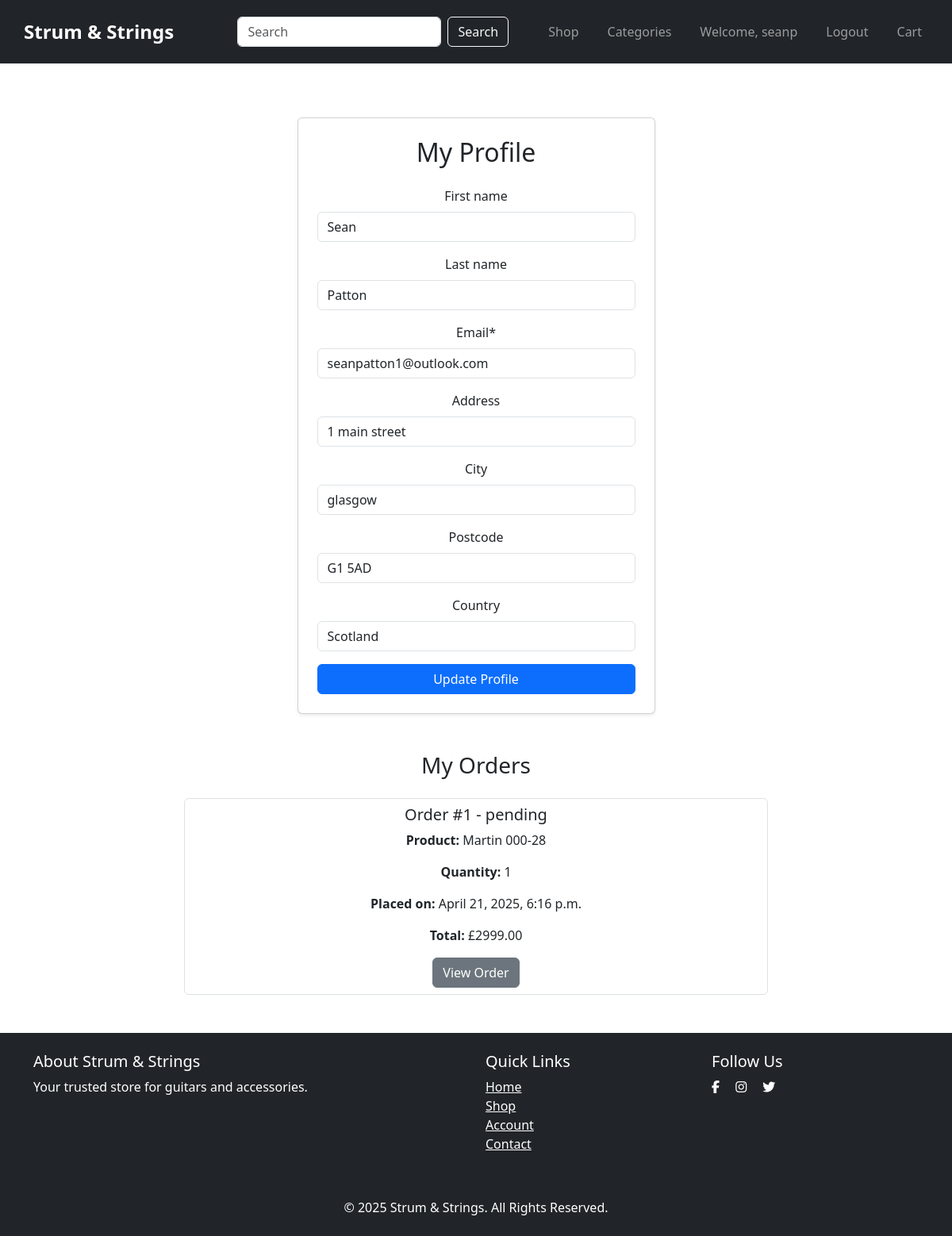
Page /accounts/profile/ (signed in) on the earlier database version.
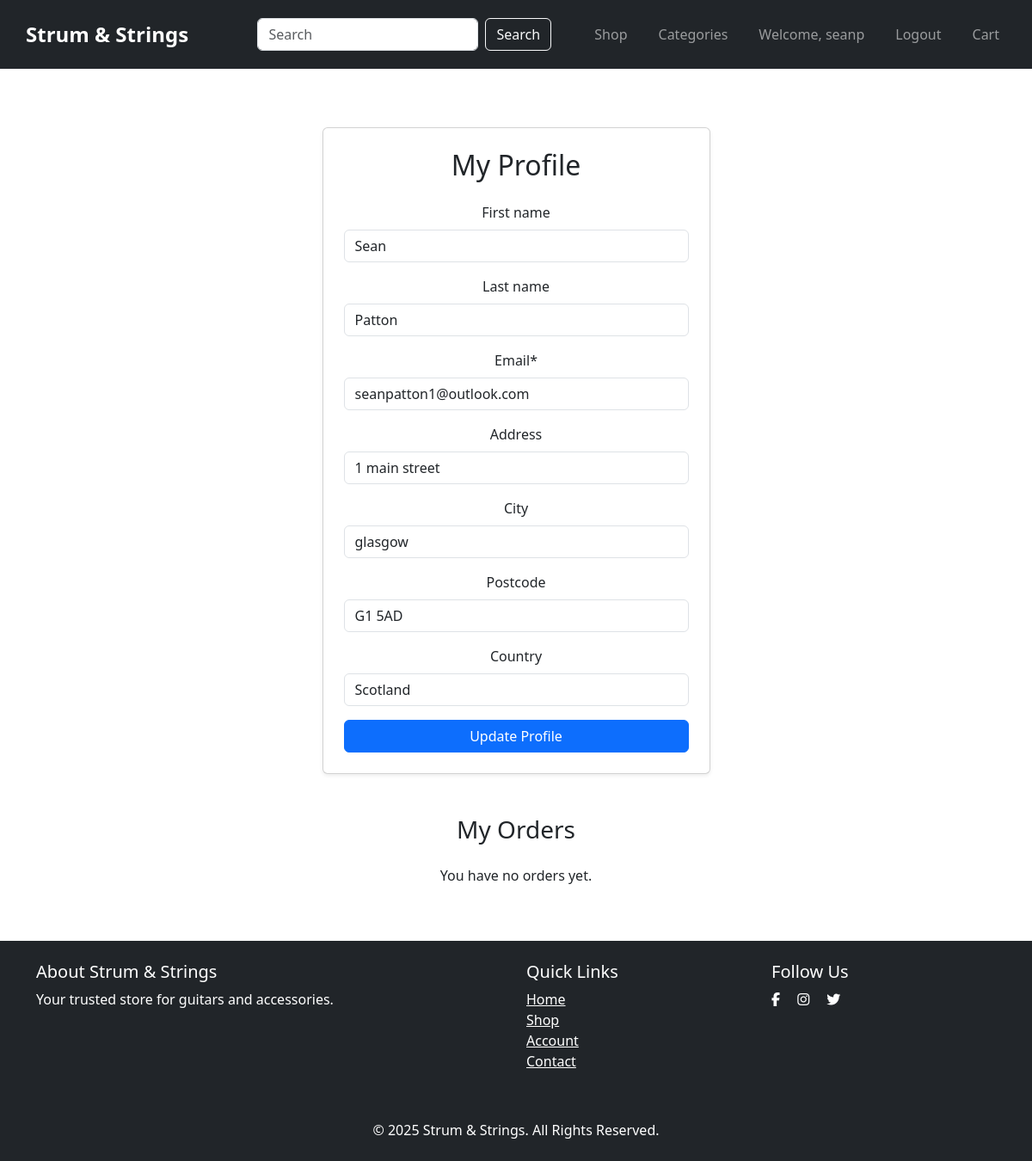
Same page on the later database version.
### orders/models.py (models this page shows, shortened)
class Order(models.Model):
    STATUS_CHOICES = [
        ('pending', 'Pending'),
        ('processing', 'Processing'),
        ('shipped', 'Shipped'),
        ('delivered', 'Delivered'),
        ('cancelled', 'Cancelled'),
    ]
    user = models.ForeignKey(User, on_delete=models.CASCADE)
    product = models.ForeignKey(Product, on_delete=models.CASCADE)
    quantity = models.PositiveIntegerField(default=1)
    order_date = models.DateTimeField(auto_now_add=True)
    status = models.CharField(max_length=20, choices=STATUS_CHOICES, default='pending')
    def total_price(self):
        if self.product:
            return self.product.price * self.quantity
        return 0

### products/models.py (models this page shows, shortened)
class Product(models.Model):
    name = models.CharField(max_length=200)
    brand = models.CharField(
        max_length=100,
        help_text="e.g. Gibson, Martin, Yamaha, Fender, etc.",
        default="Unknown",
    )
    category = models.ForeignKey(
        Category,
        on_delete=models.CASCADE,
        related_name='products'
    )
    model = models.CharField(
        max_length=100,
        help_text="e.g. Stratocaster, Les Paul, Dreadnought, etc."
    )
    image = models.ImageField(
        upload_to='products/',
        blank=True,
        null=True
    )
    short_description = models.TextField(blank=True)
    price = models.DecimalField(
        max_digits=8,
        decimal_places=2,
        default=0.00,
        help_text="Price in GBP (e.g. 499.99)"
    )

### accounts/views.py (the view)
# urls.py: path('profile/', views.profile, name='profile'),
@login_required
def profile(request):
    user_profile, created = UserProfile.objects.get_or_create(user=request.user)
    orders = Order.objects.filter(user=request.user)
    if request.method == 'POST':
        form = ProfileForm(request.POST, instance=user_profile)
        if form.is_valid():
            form.save()
            messages.success(request, "Your profile has been updated successfully!")
            return redirect('accounts:profile')
    else:
        form = ProfileForm(instance=user_profile)
    return render(request, 'accounts/profile.html', {
        'form': form,
        'orders': orders,  # Pass orders to the template
    })

### cart/context_processors.py (called while the page is built)
def cart_item_count(request):
    if request.user.is_authenticated:
        count = CartItem.objects.filter(user=request.user).count()
    else:
        count = 0
    return {'cart_item_count': count}

### accounts/templates/accounts/profile.html (shortened to what this page needs)
{% extends 'base.html' %}
{% load crispy_forms_tags %}
{% load static %}
{% block main_class %}container py-5{% endblock %}
{% block extra_css %}
    {{ block.super }}
    <link rel="stylesheet" href="{% static 'accounts/css/profile.css' %}">
{% endblock %}
{% block content %}
<div class="profile-page-container">
    <div class="row justify-content-center">
        <div class="col-md-6 col-lg-5">
            <div class="card shadow-sm p-4">
                <h2 class="mb-4 text-center">My Profile</h2>
                <form method="post" novalidate>
                    {{ form|crispy }}
                    <div class="d-grid mt-3">
                        <button type="submit" class="btn btn-primary btn-block">Update Profile</button>
                    </div>
                </form>
            </div>
        </div>
    </div>
    <div class="row justify-content-center mt-5">
        <div class="col-md-8">
            <h3 class="mb-4 text-center">My Orders</h3>
            {% if orders %}
                <div class="list-group">
                    {% for order in orders %}
                        <div class="list-group-item">
                            <h5>Order #{{ order.id }} - {{ order.status }}</h5>
                            <p><strong>Product:</strong> {{ order.product.name }}</p>
                            <p><strong>Quantity:</strong> {{ order.quantity }}</p>
                            <p><strong>Placed on:</strong> {{ order.order_date }}</p>
                            <p><strong>Total:</strong> £{{ order.total_price }}</p>
                            <a href="{% url 'orders:order_detail' order.id %}" class="btn btn-secondary">View Order</a>
                        </div>
                    {% endfor %}
                </div>
            {% else %}
                <p class="text-center">You have no orders yet.</p>
            {% endif %}
        </div>
    </div>
</div>
{% endblock %}

Differences in the rows shown:
removed Order: id "1", status "pending", product.name "Martin 000-28", quantity "1", order_date "April 21, 2025, 6:16 p.m.", total_price "2999.00"
Other differences:
text now shown: "You have no orders yet."
